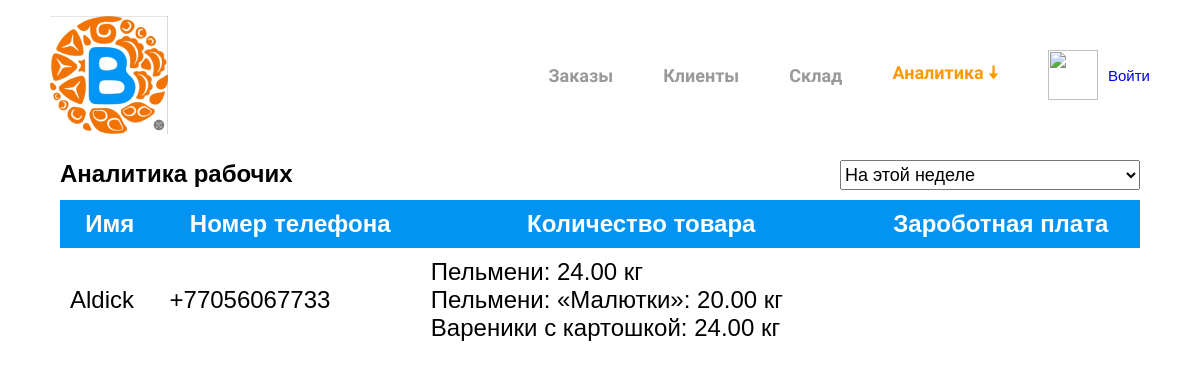
Before: /analytics/workers/ with the older database file.
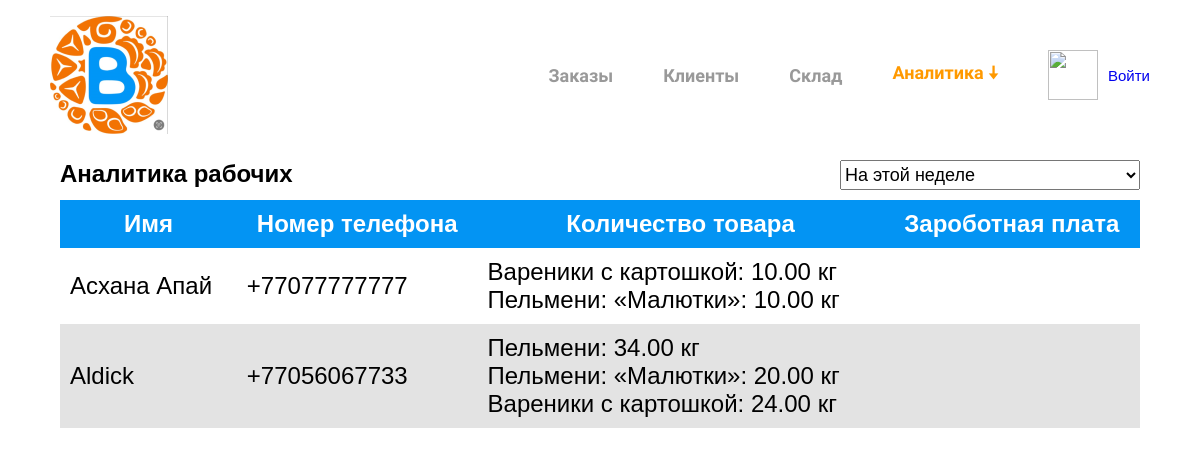
After: the same page with the newer database file.
### clients/models.py (models this page shows, shortened)
class Client(models.Model):
    phone_number = models.CharField(verbose_name="Номер телефона", max_length=15, unique=True, primary_key=True)
    password = models.CharField(verbose_name="Пароль", max_length=100, default="12345678")
    name = models.CharField(verbose_name="Имя", max_length=100)
    address = models.CharField(verbose_name="Адрес", max_length=150)
    total = models.DecimalField(verbose_name="Общая сумма заказов", default=0, max_digits=20, decimal_places=2)
    created_at = models.DateTimeField(auto_now_add=True)
    is_active = models.BooleanField(default=True)
    class Meta:
        ordering = ["-created_at"]

class Worker(Client):
    pass

class Client(models.Model):
    phone_number = models.CharField(verbose_name="Номер телефона", max_length=15, unique=True, primary_key=True)
    password = models.CharField(verbose_name="Пароль", max_length=100, default="12345678")
    name = models.CharField(verbose_name="Имя", max_length=100)
    address = models.CharField(verbose_name="Адрес", max_length=150)
    total = models.DecimalField(verbose_name="Общая сумма заказов", default=0, max_digits=20, decimal_places=2)
    created_at = models.DateTimeField(auto_now_add=True)
    is_active = models.BooleanField(default=True)
    class Meta:
        ordering = ["-created_at"]

### storage/models.py (models this page shows, shortened)
class Product(models.Model):
    name = models.CharField(max_length=50, verbose_name="Имя товара")
    amount = models.DecimalField(max_digits=10, decimal_places=2, verbose_name="Количество", default=0)
    sell_price = models.DecimalField(max_digits=10, decimal_places=2, verbose_name="Стоимость при продаже")
    cost_price = models.DecimalField(max_digits=10, decimal_places=2, verbose_name="Себестоимость")
    description = models.TextField(verbose_name="Описание")
    image = models.ImageField(upload_to="products/", verbose_name="Изображение")
    created_at = models.DateTimeField(auto_now_add=True)
    updated_at = models.DateTimeField(auto_now=True)
    available = models.BooleanField(default=True)
    def __str__(self):
        return self.name

class Supply(models.Model):
    product = models.ForeignKey(Product,
                                related_name="supplies",
                                on_delete=models.CASCADE,
                                verbose_name="Продукт")
    worker = models.ForeignKey(Worker,
                               related_name="supplies",
                               on_delete=models.CASCADE,
                               verbose_name="Рабочий")
    amount = models.DecimalField(max_digits=10, decimal_places=2, verbose_name="Количество")
    created_at = models.DateTimeField(auto_now_add=True)

### analytics/views.py (the view)
# urls.py: path('workers/', views.workers_view, name="analytics_workers"),
def workers_view(request):
    date = request.GET.get("date", "cw")
    print(date)
    days, start, end = _get_days(date)
    workers = Worker.objects.filter(is_active=True)
    supplies = {}
    for worker in workers:
        supplies[worker.phone_number] = {}
        for supply in worker.supplies.filter(created_at__gt=start).filter(created_at__lt=end):
            try:
                supplies[worker.phone_number][supply.product] += supply.amount
            except KeyError:
                supplies[worker.phone_number][supply.product] = supply.amount
    return render(request, "analytics/workers.html", {
        "workers": workers,
        "supplies": supplies,
        "section": "analytics"
    })

### analytics/views.py (called while the page is built, shortened)
def _get_days(date):
    start = None
    end = None
    days = None
    if date[1] == "w":
        days = 7
        if date == 'cw':
            start = datetime.date.today() - datetime.timedelta(datetime.date.today().weekday())
        elif date == "pw":
            start = datetime.date.today() - datetime.timedelta(datetime.date.today().weekday()) - datetime.timedelta(7)
    end = start + datetime.timedelta(days)
    print(days, start, end)
    return days, start, end

### templates/analytics/workers.html (shortened to what this page needs)
{% extends 'base.html' %}
{% load static %}
{% block link %}
	<link rel="stylesheet" href="{% static 'css/selling.css' %}">
	<link rel="stylesheet" href="{% static 'css/table.css' %}">
{% endblock link %}
{% block body %}
	<div class="heading">
		<h2>Аналитика рабочих</h2>
		<select id="select" name="select">
			<option value="cw">На этой неделе</option>
		</select>
	</div>
	<table>
		<tr>
			<th>Имя</th>
			<th>Номер телефона</th>
			<th>Количество товара</th>
			<th>Зароботная плата</th>
		</tr>
		{% for worker in workers %}
			{% if forloop.counter0|divisibleby:2 %}
				<tr class="white">
					<td>{{ worker.name }}</td>
					<td>+{{ worker.phone_number }}</td>
					<td>
						{% for work, products in supplies.items %}
							{% if work == worker.phone_number %}
								{% if not products %}
									<p>Ничего 0</p>
								{% else %}
									{% for product, amount in products.items %}
										{{ product }}: {{ amount }} кг <br>
									{% endfor %}
								{% endif %}
							{% endif %}
						{% endfor %}
					</td>
					<td></td>
				</tr>
			{% else %}
				<tr class="gray">
					<td>{{ worker.name }}</td>
					<td>+{{ worker.phone_number }}</td>
					<td>
						{% for work, products in supplies.items %}
							{% if work == worker.phone_number %}
								{% if not products %}
									<p>Ничего 0</p>
								{% else %}
									{% for product, amount in products.items %}
										{{ product }}: {{ amount }} кг <br>
									{% endfor %}
								{% endif %}
							{% endif %}
						{% endfor %}
					</td>
					<td></td>
				</tr>
			{% endif %}
		{% endfor %}
	</table>
{% endblock body %}

### templates/base.html (shortened to what this page needs)
{% load static %}
<!DOCTYPE html>
<html lang="ru">
<head>
	<link rel="stylesheet" href="{% static 'css/base.css' %}">
	{% block link %}{% endblock link %}
</head>
<body>
	<header>
		<img class="header-img" src="../../static/img/balqaimaq-logo.png" alt="">
		<ul class="header-list">
			<li class="header-item"><a {% if section == "orders" %}class="selected"{% else %}class="not-selected"{% endif %} href="{% url 'orders_list' %}">Заказы</a></li>
			<li class="header-item"><a {% if section == "clients" %}class="selected"{% else %}class="not-selected"{% endif %} href="{% url 'clients_list' %}">Клиенты</a></li>
			<li class="header-item"><a {% if section == "storage" %}class="selected"{% else %}class="not-selected"{% endif %} href="{% url 'products_list' %}">Склад</a></li>
			<li class="header-item">
				<div class="dropdown">
					<a {% if section == "analytics" %}class="dropbtn selected"{% else %}class="dropbtn not-selected"{% endif %} href="#">
						Аналитика 🠇
					</a>
				</div>
			</li>
			<span class="header-user">
				<img class="header-user-img" src="../../static/img/user-logo.jpg">
				{% if request.user.is_authenticated %}
					<a href="{% url 'clients_detail' request.user.username %}">+{{ request.user.username }}</a>
				 	<a href="{% url "clients_logout" %}">Выйти</a>
				{% else %}
				 	<a href="{% url "clients_login" %}">Войти</a>
				{% endif %}
			</span>
		</ul>
	</header>
	<div class="main">
		{% block body %}
		{% endblock body %}
	</div>
</body>
</html>

### static/css/base.css (style rules this page uses)
* { margin: 0; padding: 0; font-family: "Arial"; }
a { text-decoration: none; }
ul, li { list-style: none; }
header { height: 150px; display: flex; align-items: center; margin-bottom: 10px; }
.header-img { margin-right: auto; margin-left: 50px; }
.header-list { display: flex; gap: 50px; list-style: none; margin-right: 50px; align-items: center; }
.header-item > a, .dropbtn, .dropdown-content > a { text-decoration: none; font-size: 18px; font-family: "Comfortaa", sans-serif; font-optical-sizing: auto; font-weight: 700; font-style: normal; }
.main { width: 90%; margin-left: auto; margin-right: auto; }
.selected { color: #ff9900; }
.not-selected { color: #999999; }
.header-user { display: flex; align-items: center; }
.header-user-img { width: 50px; height: 50px; }
.header-user > a, .header-user > a { font-size: 15px; margin-left: 10px; }

### static/css/selling.css (style rules this page uses)
.heading { display: flex; margin-bottom: 10px; }
h2 { margin-right: auto; }
select { height: 30px; font-size: 18px; width: 300px; }

### static/css/table.css (style rules this page uses)
table { width: 100%; border-collapse: collapse; box-sizing: border-box; }
th { background-color: #0394F3; color: white; }
th, td { font-size: 1.5em; padding: 10px; }
.white { background-color: white; }
.gray { background-color: #e3e3e3; }

Changed rows visible on the page:
added Worker: name "Асхана Апай", phone_number "77077777777", Product (name "Вареники с картошкой", amount "10.00"), Product (name "Пельмени: «Малютки»", amount "10.00")
changed Worker "Aldick": gains Product (name "Пельмени", amount "34.00"); gains Product (name "Пельмени: «Малютки»", amount "10.00", amount "20.00"); gains Product (name "Вареники с картошкой", amount "10.00", amount "24.00"); loses Product (name "Пельмени", amount "24.00"); loses Product (name "Пельмени: «Малютки»", amount "20.00"); loses Product (name "Вареники с картошкой", amount "24.00")
